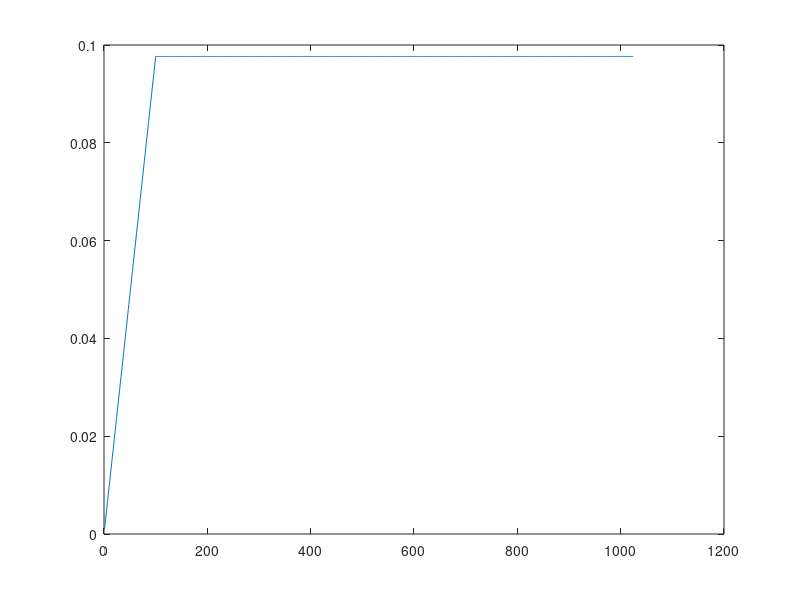

Reproduce this figure in MATLAB.
% This example illustrates two ways of seeing filtering: This is useful for
% the real time filtering when updating the buffer of the loudspeacker 




f0= 800 ;
fs = 44100;
sineTime = 20 ;
filterSize  = 1024 ;

% design a moving average filter 
h = (1/filterSize)* ones(1,filterSize) ;

x = ones(1,100) ;

y = filter(x,1,h) ;
plot(y);

% time = 0:(1/fs):sineTime - (1/fs) ;
% sine= sin(2*pi*f0.*time);
% 
% 
% filtredSignal = filter(h,1,sine);
% 
% 
% numberOfIterations = floor(length(time)/filterSize);
% 
% filtredSignalBlocks = zeros(1,numberOfIterations*filterSize);
% 
%  k = [zeros(filterSize, filterSize), eye(filterSize)] ; 
% % Filtering in Time Domain
% tic
% for i=0:numberOfIterations-1
%     if (i==0)
%          portion = [zeros(1,filterSize),sine(1:filterSize)];
%          
%     else
%          portion = sine((i-1)*filterSize + 1 : (i+1)*filterSize);
%            
%     end
%         output = filter (h,1,portion);
%          output= output(filterSize+1:end);
%         filtredSignalBlocks((i)*filterSize + 1:(i+1)*filterSize) = output ;
%   
%     
% end
% 
% 
% plot(filtredSignalBlocks)
% hold on 
% plot(filtredSignal)
